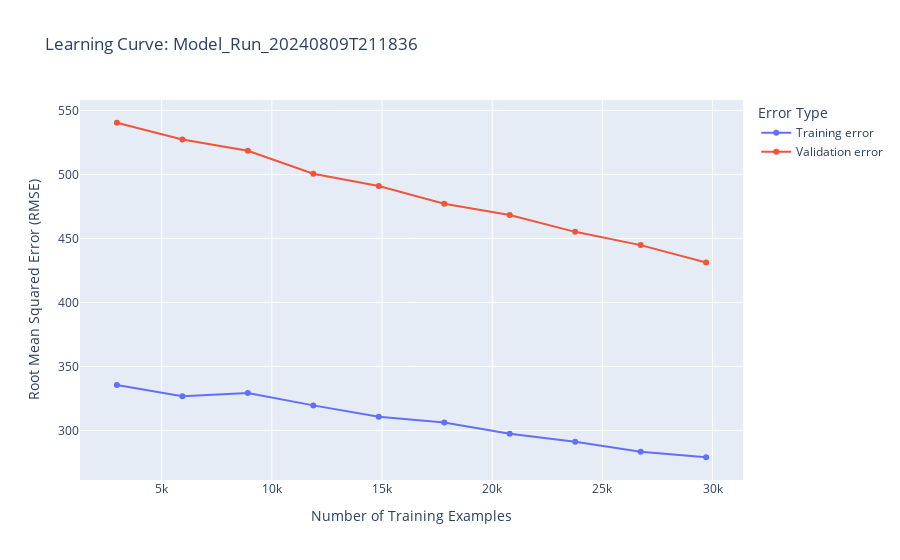

Here is the notebook cell this chart was saved with:
### Code cell
train_sizes, train_scores, valid_scores = learning_curve(
    model, X_train.drop(columns=['trip_time']), y_train, train_sizes=np.linspace(0.1, 1, 10), cv=5, scoring='neg_root_mean_squared_error')


fig = go.Figure()
fig.add_trace(go.Scatter(x=train_sizes, y=-np.mean(train_scores, axis=1), name='Training error'))
fig.add_trace(go.Scatter(x=train_sizes, y=-np.mean(valid_scores, axis=1), name='Validation error'))
fig.update_layout(
    title='Learning Curve: ' + label,
    xaxis_title='Number of Training Examples',
    yaxis_title='Root Mean Squared Error (RMSE)',
    legend_title='Error Type'
)
fig.show()

# Specify the directory and file name
output_directory = 'Careem_RFR_Figures/'  # Replace with your directory path
if not os.path.exists(output_directory):
    os.makedirs(output_directory)  # Create the directory if it doesn't exist
output_file = os.path.join(output_directory, f'learning_curve_v2.1_{label}.png')

# Save the figure
fig.write_image(output_file)

### Figure 1 — Plotly figure (JSON) as saved in the notebook; plotly's stock layout.template omitted (floating-point values rounded to 4 significant figures)
{"data": [{"name": "Training error", "type": "scatter", "x": [2970, 5941, 8912, 11882, 14853, 17824, 20794, 23765, 26736, 29707], "y": [335.6, 326.9, 329.4, 319.7, 310.8, 306.4, 297.5, 291.3, 283.4, 279.2]}, {"name": "Validation error", "type": "scatter", "x": [2970, 5941, 8912, 11882, 14853, 17824, 20794, 23765, 26736, 29707], "y": [540.5, 527.4, 518.5, 500.6, 491.1, 477.2, 468.3, 455.2, 444.9, 431.2]}], "layout": {"legend": {"title": {"text": "Error Type"}}, "title": {"text": "Learning Curve: Model_Run_20240809T211836"}, "xaxis": {"title": {"text": "Number of Training Examples"}}, "yaxis": {"title": {"text": "Root Mean Squared Error (RMSE)"}}}}
